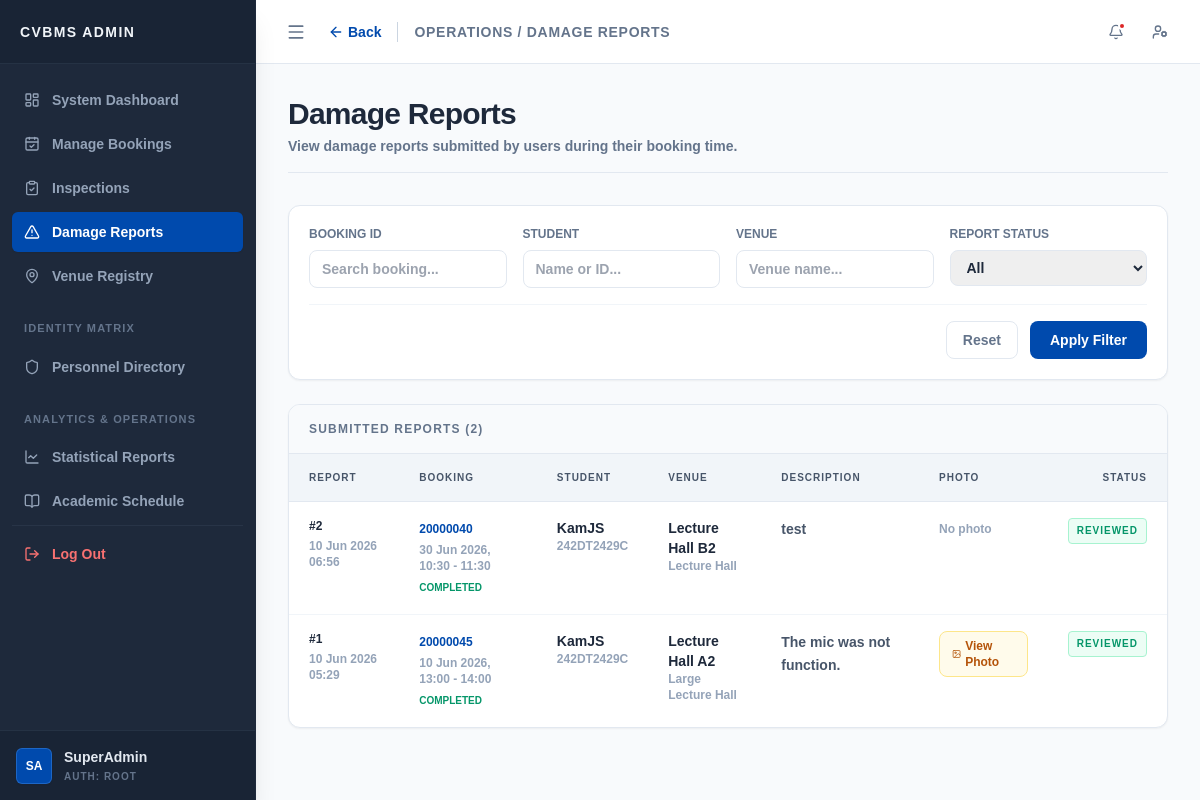
The page /admin/damage_reports.php (signed in) on the database as committed earlier.
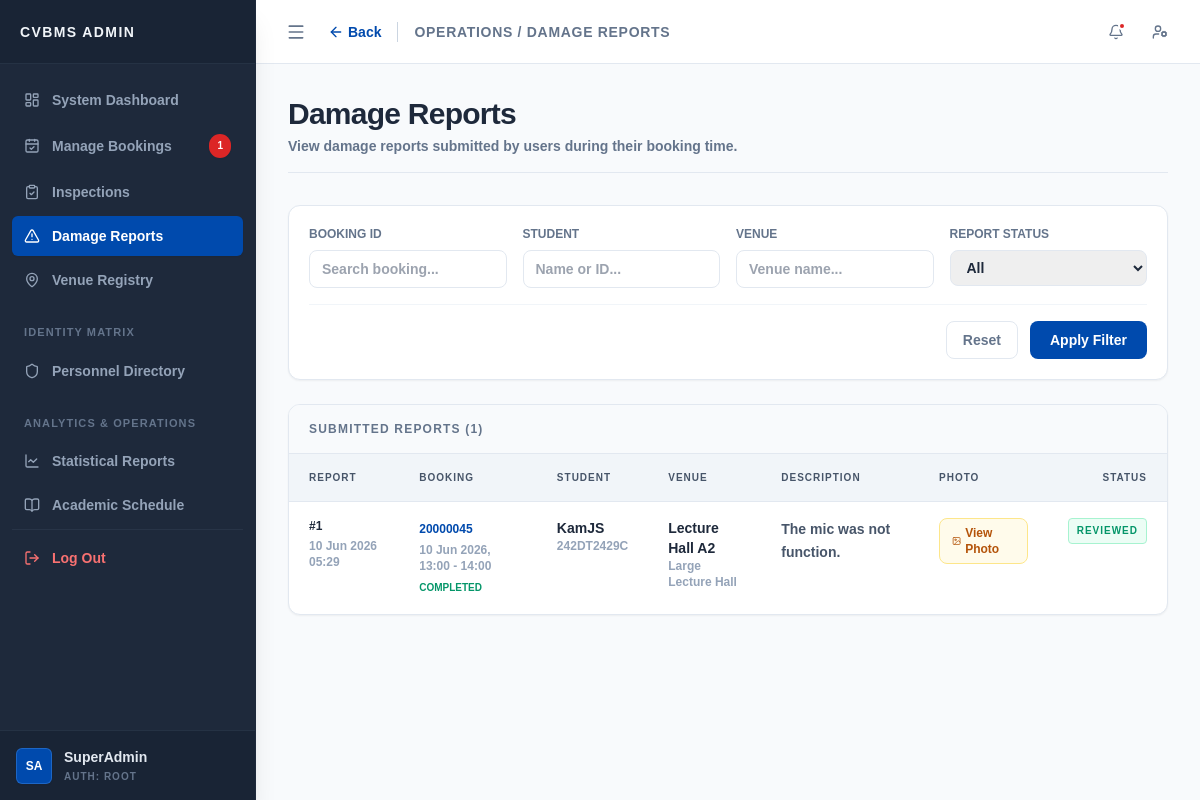
The same page on the database as committed later.
### tables this page shows
CREATE TABLE `damage_report` (
  `report_id` int(11) NOT NULL,
  `bid` int(10) UNSIGNED NOT NULL,
  `uid` varchar(15) NOT NULL,
  `vid` varchar(10) NOT NULL,
  `damage_description` text NOT NULL,
  `damage_photo` varchar(255) DEFAULT NULL,
  `report_status` enum('submitted','reviewed') DEFAULT 'submitted',
  `admin_remark` text DEFAULT NULL,
  `created_at` timestamp NOT NULL DEFAULT current_timestamp()
);

CREATE TABLE `booking` (
  `bid` int(10) UNSIGNED NOT NULL,
  `uid` varchar(15) NOT NULL,
  `vid` varchar(10) NOT NULL,
  `date_booked` date NOT NULL,
  `time_start` time NOT NULL,
  `time_end` time NOT NULL,
  `status` enum('pending','approved','rejected','completed','cancelled') NOT NULL DEFAULT 'pending',
  `payment_status` enum('unpaid','paid','refunded') NOT NULL DEFAULT 'unpaid',
  `payment_method` varchar(30) DEFAULT NULL,
  `payment_due_at` datetime DEFAULT NULL,
  `cancelled_at` datetime DEFAULT NULL,
  `cancel_reason` varchar(255) DEFAULT NULL,
  `transaction_ref` varchar(50) DEFAULT NULL,
  `paid_at` datetime DEFAULT NULL,
  `purpose` varchar(100) NOT NULL,
  `aid` int(10) UNSIGNED DEFAULT NULL,
  `approve_date` datetime DEFAULT NULL,
  `created_at` timestamp NOT NULL DEFAULT current_timestamp()
);

CREATE TABLE `user` (
  `uid` varchar(15) NOT NULL,
  `username` varchar(50) NOT NULL,
  `email` varchar(100) NOT NULL,
  `password` varchar(255) NOT NULL,
  `phone_num` varchar(20) NOT NULL,
  `profile_pic` varchar(255) NOT NULL DEFAULT '',
  `outstanding_debt` decimal(10,2) UNSIGNED NOT NULL DEFAULT 0.00,
  `account_status` enum('active','restricted') NOT NULL DEFAULT 'active',
  `created_at` timestamp NOT NULL DEFAULT current_timestamp()
);

CREATE TABLE `venue` (
  `vid` varchar(10) NOT NULL,
  `vname` varchar(100) NOT NULL,
  `vcid` int(11) NOT NULL,
  `max_cap` int(10) UNSIGNED NOT NULL,
  `deposit` decimal(10,2) UNSIGNED NOT NULL,
  `status` enum('available','maintenance','closed') NOT NULL DEFAULT 'available',
  `description` text NOT NULL
);

CREATE TABLE `vcategory` (
  `vcid` int(11) NOT NULL,
  `category` varchar(50) NOT NULL,
  `description` text NOT NULL
);

### admin/damage_reports.php (the view, shortened to what the rows shown need)
<?php
require_once __DIR__ . '/../config/db.php';
$sql = "
    SELECT
        dr.report_id,
        dr.bid,
        dr.uid,
        u.username,
        dr.vid,
        v.vname,
        vc.category AS venue_category,
        dr.damage_description,
        dr.damage_photo,
        dr.report_status,
        dr.admin_remark,
        dr.created_at,
        b.date_booked,
        b.time_start,
        b.time_end,
        b.status AS booking_status
    FROM damage_report dr
    JOIN booking b ON dr.bid = b.bid
    JOIN user u ON dr.uid = u.uid
    JOIN venue v ON dr.vid = v.vid
    JOIN vcategory vc ON v.vcid = vc.vcid
    WHERE 1=1
";
$sql .= " ORDER BY dr.created_at DESC";
$stmt = $conn->prepare($sql);
$stmt->execute();
$result = $stmt->get_result();
$reports = [];
while ($row = $result->fetch_assoc())
{
    $reports[] = $row;
}
$current_role = $_SESSION['role'] ?? '';
$back_url = ($current_role === 'staff') ? 'inspections.php' : 'dashboard.php';
$can_resolve_damage = ($current_role !== 'staff');
$topbar_content = '
<div class="flex items-center">
    <a href="' . $back_url . '" class="text-sm font-bold text-[#004aad] hover:text-[#003882] flex items-center mr-4 transition-colors">
        <i data-lucide="arrow-left" class="w-4 h-4 mr-1"></i> Back
    </a>
    <h2 class="text-sm font-bold text-slate-500 uppercase tracking-wider border-l border-slate-300 pl-4">Operations / Damage Reports</h2>
</div>';
?>
<div class="bg-white border border-slate-200 rounded-xl shadow-sm overflow-hidden">
    <div class="overflow-x-auto">
        <table class="w-full text-left border-collapse">
            <thead>
                <tr class="bg-slate-100 text-slate-600 text-[10px] font-black uppercase tracking-widest">
                    <th class="px-5 py-4 border-b border-slate-200">Report</th>
                    <th class="px-5 py-4 border-b border-slate-200">Booking</th>
                    <th class="px-5 py-4 border-b border-slate-200">Student</th>
                    <th class="px-5 py-4 border-b border-slate-200">Venue</th>
                    <th class="px-5 py-4 border-b border-slate-200">Description</th>
                    <th class="px-5 py-4 border-b border-slate-200">Photo</th>
                    <th class="px-5 py-4 border-b border-slate-200 text-right">Status</th>
                </tr>
            </thead>
            <tbody class="text-sm text-slate-700 divide-y divide-slate-100">
                <?php foreach ($reports as $report): ?>
                    <tr class="hover:bg-slate-50 align-top">
                        <td class="px-5 py-4">
                            <div class="font-mono text-xs font-black text-slate-800">#<?php echo htmlspecialchars($report['report_id']); ?></div>
                            <div class="text-xs text-slate-400 mt-1"><?php echo date('d M Y H:i', strtotime($report['created_at'])); ?></div>
                        </td>
                        <td class="px-5 py-4">
                            <a href="process_flow.php?bid=<?php echo urlencode($report['bid']); ?>" class="font-mono text-xs font-black text-[#004aad] hover:underline">
                                <?php echo htmlspecialchars($report['bid']); ?>
                            </a>
                            <div class="text-xs text-slate-400 mt-1">
                                <?php echo date('d M Y', strtotime($report['date_booked'])); ?>,
                                <?php echo substr($report['time_start'], 0, 5); ?> - <?php echo substr($report['time_end'], 0, 5); ?>
                            </div>
                            <?php
                                $b_status_color = ($report['booking_status'] === 'cancelled') ? 'text-red-600' : 'text-emerald-600';
                            ?>
                            <div class="text-[10px] uppercase font-black <?php echo $b_status_color; ?> mt-1">
                                <?php echo htmlspecialchars($report['booking_status']); ?>
                            </div>
                        </td>
                        <td class="px-5 py-4">
                            <div class="font-bold text-slate-800"><?php echo htmlspecialchars($report['username']); ?></div>
                            <div class="font-mono text-xs text-slate-400"><?php echo htmlspecialchars($report['uid']); ?></div>
                        </td>
                        <td class="px-5 py-4">
                            <div class="font-bold text-slate-800"><?php echo htmlspecialchars($report['vname']); ?></div>
                            <div class="text-xs text-slate-400"><?php echo htmlspecialchars($report['venue_category']); ?></div>
                        </td>
                        <td class="px-5 py-4 max-w-md">
                            <p class="text-sm leading-relaxed text-slate-600 whitespace-pre-wrap"><?php echo htmlspecialchars($report['damage_description']); ?></p>
                        </td>
                        <td class="px-5 py-4">
                            <?php if (!empty($report['damage_photo'])): ?>
                                <a href="../uploads/damage_reports/<?php echo rawurlencode($report['damage_photo']); ?>" target="_blank" class="inline-flex items-center px-3 py-1.5 text-xs font-bold text-amber-700 bg-amber-50 border border-amber-200 rounded-lg hover:bg-amber-100">
                                    <i data-lucide="image" class="w-3 h-3 mr-1"></i> View Photo
                                </a>
                            <?php else: ?>
                                <span class="text-xs text-slate-400">No photo</span>
                            <?php endif; ?>
                        </td>
                        <td class="px-5 py-4 text-right">
                            <?php if ($report['report_status'] === 'submitted' && $can_resolve_damage): ?>
                                <form action="../actions/process_damage.php" method="POST" class="flex flex-col items-end gap-2">
                                    <input type="hidden" name="report_id" value="<?php echo htmlspecialchars($report['report_id']); ?>">
                                    <textarea name="admin_remark" placeholder="Enter remark (optional)..." class="w-48 px-2 py-1.5 text-xs border border-slate-200 rounded focus:outline-none focus:ring-1 focus:ring-[#004aad] resize-none" rows="2"></textarea>
                                    <button type="submit" class="px-3 py-1.5 text-xs font-bold text-white bg-[#004aad] hover:bg-[#003882] rounded shadow-sm transition-colors">
                                        Resolve & Acknowledge
                                    </button>
                                </form>
                            <?php elseif ($report['report_status'] === 'submitted'): ?>
                                <span class="px-2 py-0.5 border bg-amber-50 text-amber-700 border-amber-200 rounded text-[10px] font-black uppercase tracking-widest inline-block">
                                    SUBMITTED
                                </span>
                            <?php else: ?>
                                <span class="px-2 py-0.5 border bg-emerald-50 text-emerald-600 border-emerald-200 rounded text-[10px] font-black uppercase tracking-widest inline-block">
                                    REVIEWED
                                </span>
                            <?php endif; ?>
                        </td>
                    </tr>
                <?php endforeach; ?>
            </tbody>
        </table>
    </div>
</div>
<?php
include __DIR__ . '/../core/layout.php';
?>

Rows that differ between the two databases and show on the page:
removed damage_report: report_id "2", created_at "10 Jun 2026 06:56", bid "20000040", bid.date_booked "30 Jun 2026", bid.time_start "10:30", bid.time_end "11:30", bid.status "COMPLETED", uid.username "KamJS", uid "242DT2429C", vid.vname "Lecture Hall B2", vcategory.category "Lecture Hall", damage_description "test", shows "No photo", report_status "REVIEWED"
Other text that changed with them:
$pending_bookings_count: (not shown) → "1"
count($reports): "2" → "1"
